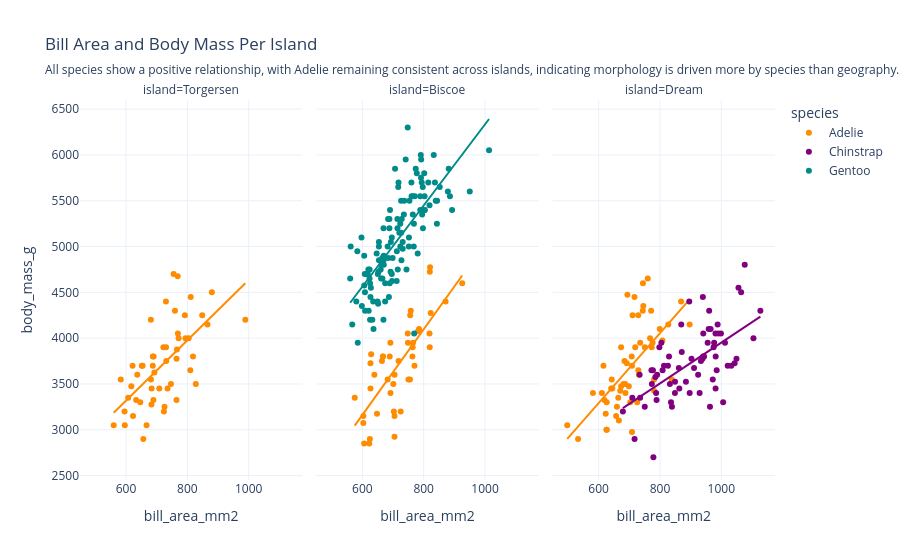

Write notebook code for a chart like this one.
### Code cell
corr_bill_body(penguins_df)
